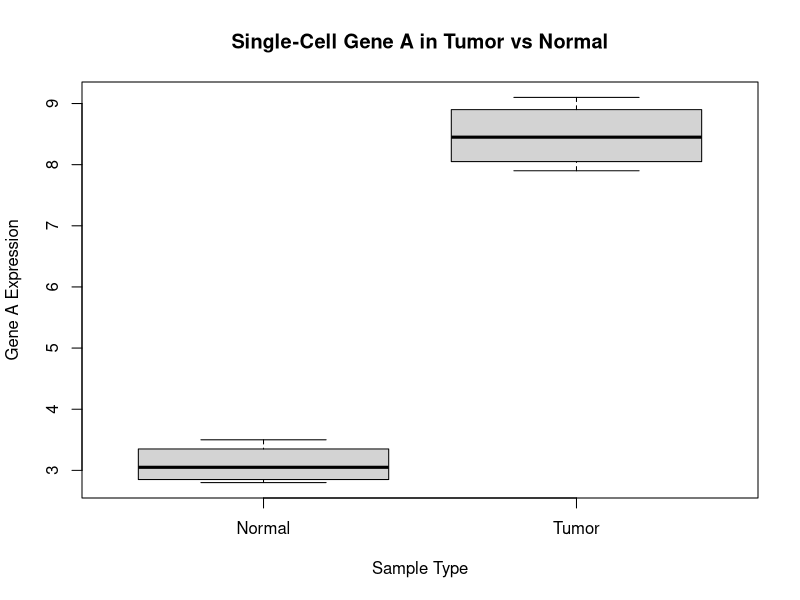

This chart was generated by the following R code:
## ---- chunk 1
sc_tumor <- data.frame(
     cell_id = paste0("Cell", 1:8),
     sample_type = c("Tumor", "Tumor", "Tumor", "Tumor", "Normal", "Normal", "Normal", "Normal"),
     geneA_expr = c(8.2, 7.9, 9.1, 8.7, 3.2, 2.8, 3.5, 2.9)
)

head(sc_tumor)
## ---- chunk 2
summary(sc_tumor$geneA_expr)
boxplot(geneA_expr ~ sample_type, data = sc_tumor,
     xlab = "Sample Type",
     ylab = "Gene A Expression",
     main = "Single-Cell Gene A in Tumor vs Normal")
